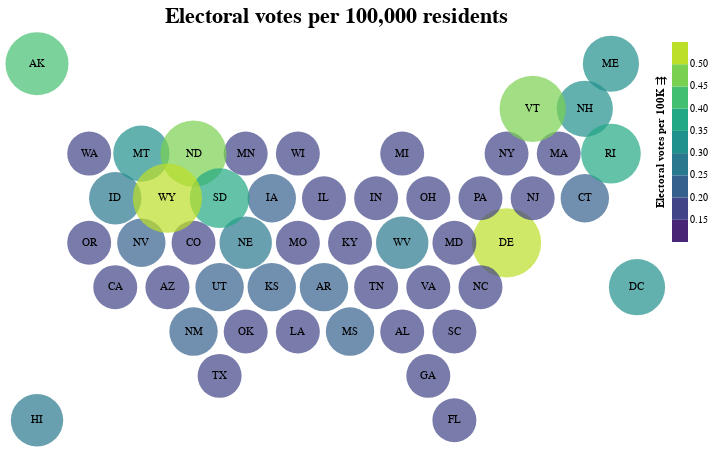

Describe this chart as a Vega-Lite specification.
### Vega specification from a JSON file in a GitHub repository (floating-point values rounded to 4 significant figures)
{"$schema": "https://vega.github.io/schema/vega/v5.json", "background": "white", "padding": 5, "width": 600, "height": 400, "title": {"text": ["Electoral votes per 100,000 residents"], "fontSize": 22, "frame": "group"}, "style": "cell", "data": [{"name": "data-ecb5fec3b20ee88d7fc8408d3e2f51c2", "values": [{"%-electoral_votes": 1.67, "%-population": 1.55, "%-representatives": 1.61, "%-senators": 2, "Electoral votes per 100K": 0.19, "Population": 4779736, "Representatives per 100K": 0.15, "Senators per 100K": 0.04, "State": "Alabama", "State_Abbr": "AL", "States": "Alabama", "centroid_lat": 0.65, "centroid_lon": 15.0, "state_code": "AL", "type": "Feature", "geometry": {"type": "Polygon", "coordinates": [[[14.0, 0.1], [14.0, 1.2], [15.0, 1.8], [16, 1.2], [16, 0.1], [15.0, -0.5], [14.0, 0.1]]]}}, {"%-electoral_votes": 0.56, "%-population": 0.23, "%-representatives": 0.23, "%-senators": 2, "Electoral votes per 100K": 0.42, "Population": 710231, "Representatives per 100K": 0.14, "Senators per 100K": 0.28, "State": "Alaska", "State_Abbr": "AK", "States": "Alaska", "centroid_lat": 10.85, "centroid_lon": 1.0, "state_code": "AK", "type": "Feature", "geometry": {"type": "Polygon", "coordinates": [[[-3.243e-20, 10.3], [0, 11.4], [1.0, 12.0], [2, 11.4], [2, 10.3], [1.0, 9.7], [-3.243e-20, 10.3]]]}}, {"%-electoral_votes": 2.04, "%-population": 2.07, "%-representatives": 2.07, "%-senators": 2, "Electoral votes per 100K": 0.17, "Population": 6392017, "Representatives per 100K": 0.14, "Senators per 100K": 0.03, "State": "Arizona", "State_Abbr": "AZ", "States": "Arizona", "centroid_lat": 2.35, "centroid_lon": 6.0, "state_code": "AZ", "type": "Feature", "geometry": {"type": "Polygon", "coordinates": [[[5.0, 1.8], [5, 2.9], [6.0, 3.5], [7.0, 2.9], [7.0, 1.8], [6.0, 1.2], [5.0, 1.8]]]}}, {"%-electoral_votes": 1.12, "%-population": 0.94, "%-representatives": 0.92, "%-senators": 2, "Electoral votes per 100K": 0.21, "Population": 2915918, "Representatives per 100K": 0.14, "Senators per 100K": 0.07, "State": "Arkansas", "State_Abbr": "AR", "States": "Arkansas", "centroid_lat": 2.35, "centroid_lon": 12.0, "state_code": "AR", "type": "Feature", "geometry": {"type": "Polygon", "coordinates": [[[11.0, 1.8], [11, 2.9], [12, 3.5], [13.0, 2.9], [13.0, 1.8], [12.0, 1.2], [11.0, 1.8]]]}}, {"%-electoral_votes": 10.22, "%-population": 12.07, "%-representatives": 12.18, "%-senators": 2, "Electoral votes per 100K": 0.15, "Population": 37253956, "Representatives per 100K": 0.14, "Senators per 100K": 0.01, "State": "California", "State_Abbr": "CA", "States": "California", "centroid_lat": 2.35, "centroid_lon": 4, "state_code": "CA", "type": "Feature", "geometry": {"type": "Polygon", "coordinates": [[[3.0, 1.8], [3, 2.9], [4, 3.5], [5, 2.9], [5.0, 1.8], [4, 1.2], [3.0, 1.8]]]}}, {"%-electoral_votes": 1.67, "%-population": 1.63, "%-representatives": 1.61, "%-senators": 2, "Electoral votes per 100K": 0.18, "Population": 5029196, "Representatives per 100K": 0.14, "Senators per 100K": 0.04, "State": "Colorado", "State_Abbr": "CO", "States": "Colorado", "centroid_lat": 4.05, "centroid_lon": 7.0, "state_code": "CO", "type": "Feature", "geometry": {"type": "Polygon", "coordinates": [[[6.0, 3.5], [6.0, 4.6], [7.0, 5.2], [8, 4.6], [8.0, 3.5], [7.0, 2.9], [6.0, 3.5]]]}}, {"%-electoral_votes": 1.3, "%-population": 1.16, "%-representatives": 1.15, "%-senators": 2, "Electoral votes per 100K": 0.2, "Population": 3574097, "Representatives per 100K": 0.14, "Senators per 100K": 0.06, "State": "Connecticut", "State_Abbr": "CT", "States": "Connecticut", "centroid_lat": 5.75, "centroid_lon": 22.0, "state_code": "CT", "type": "Feature", "geometry": {"type": "Polygon", "coordinates": [[[21.0, 5.2], [21.0, 6.3], [22.0, 6.9], [23.0, 6.3], [23.0, 5.2], [22.0, 4.6], [21.0, 5.2]]]}}, {"%-electoral_votes": 0.56, "%-population": 0.19, "%-representatives": 0.23, "%-senators": 2, "Electoral votes per 100K": 0.5, "Population": 601723, "Representatives per 100K": 0.17, "Senators per 100K": 0.33, "State": "Delaware", "State_Abbr": "DE", "States": "Delaware", "centroid_lat": 4.05, "centroid_lon": 19.0, "state_code": "DE", "type": "Feature", "geometry": {"type": "Polygon", "coordinates": [[[18.0, 3.5], [18, 4.6], [19, 5.2], [20, 4.6], [20, 3.5], [19.0, 2.9], [18.0, 3.5]]]}}, {"%-electoral_votes": 0.56, "%-population": 0.29, "%-representatives": 0, "%-senators": 0, "Electoral votes per 100K": 0.33, "Population": 897934, "Representatives per 100K": 0, "Senators per 100K": 0, "State": "District of Columbia", "State_Abbr": "DC", "States": "D.C.", "centroid_lat": 2.35, "centroid_lon": 24, "state_code": "DC", "type": "Feature", "geometry": {"type": "Polygon", "coordinates": [[[23, 1.8], [23.0, 2.9], [24, 3.5], [25.0, 2.9], [25.0, 1.8], [24.0, 1.2], [23, 1.8]]]}}, {"%-electoral_votes": 5.39, "%-population": 6.09, "%-representatives": 6.21, "%-senators": 2, "Electoral votes per 100K": 0.15, "Population": 18801310, "Representatives per 100K": 0.14, "Senators per 100K": 0.01, "State": "Florida", "State_Abbr": "FL", "States": "Florida", "centroid_lat": -2.75, "centroid_lon": 17, "state_code": "FL", "type": "Feature", "geometry": {"type": "Polygon", "coordinates": [[[16, -2.2], [17.0, -1.6], [18.0, -2.2], [18, -3.3], [17.0, -3.9], [16, -3.3], [16, -2.2]]]}}, {"%-electoral_votes": 2.97, "%-population": 3.14, "%-representatives": 3.22, "%-senators": 2, "Electoral votes per 100K": 0.17, "Population": 9687653, "Representatives per 100K": 0.14, "Senators per 100K": 0.02, "State": "Georgia", "State_Abbr": "GA", "States": "Georgia", "centroid_lat": -1.05, "centroid_lon": 16, "state_code": "GA", "type": "Feature", "geometry": {"type": "Polygon", "coordinates": [[[15.0, -1.6], [15.0, -0.5], [16, 0.1], [17, -0.5], [17.0, -1.6], [16, -2.2], [15.0, -1.6]]]}}, {"%-electoral_votes": 0.74, "%-population": 0.44, "%-representatives": 0.46, "%-senators": 2, "Electoral votes per 100K": 0.29, "Population": 1360301, "Representatives per 100K": 0.15, "Senators per 100K": 0.15, "State": "Hawaii", "State_Abbr": "HI", "States": "Hawaii", "centroid_lat": -2.75, "centroid_lon": 1.0, "state_code": "HI", "type": "Feature", "geometry": {"type": "Polygon", "coordinates": [[[0, -3.3], [3.194e-20, -2.2], [1.0, -1.6], [2.0, -2.2], [2, -3.3], [1.0, -3.9], [0, -3.3]]]}}, {"%-electoral_votes": 0.74, "%-population": 0.51, "%-representatives": 0.46, "%-senators": 2, "Electoral votes per 100K": 0.26, "Population": 1567582, "Representatives per 100K": 0.13, "Senators per 100K": 0.13, "State": "Idaho", "State_Abbr": "ID", "States": "Idaho", "centroid_lat": 5.75, "centroid_lon": 4, "state_code": "ID", "type": "Feature", "geometry": {"type": "Polygon", "coordinates": [[[3.0, 5.2], [3.0, 6.3], [4, 6.9], [5, 6.3], [5.0, 5.2], [4.0, 4.6], [3.0, 5.2]]]}}, {"%-electoral_votes": 3.72, "%-population": 4.16, "%-representatives": 4.14, "%-senators": 2, "Electoral votes per 100K": 0.16, "Population": 12830632, "Representatives per 100K": 0.14, "Senators per 100K": 0.02, "State": "Illinois", "State_Abbr": "IL", "States": "Illinois", "centroid_lat": 5.75, "centroid_lon": 12, "state_code": "IL", "type": "Feature", "geometry": {"type": "Polygon", "coordinates": [[[11.0, 5.2], [11.0, 6.3], [12.0, 6.9], [13.0, 6.3], [13.0, 5.2], [12.0, 4.6], [11.0, 5.2]]]}}, {"%-electoral_votes": 2.04, "%-population": 2.1, "%-representatives": 2.07, "%-senators": 2, "Electoral votes per 100K": 0.17, "Population": 6483802, "Representatives per 100K": 0.14, "Senators per 100K": 0.03, "State": "Indiana", "State_Abbr": "IN", "States": "Indiana", "centroid_lat": 5.75, "centroid_lon": 14.0, "state_code": "IN", "type": "Feature", "geometry": {"type": "Polygon", "coordinates": [[[13.0, 5.2], [13.0, 6.3], [14.0, 6.9], [15.0, 6.3], [15.0, 5.2], [14.0, 4.6], [13.0, 5.2]]]}}, {"%-electoral_votes": 1.12, "%-population": 0.99, "%-representatives": 0.92, "%-senators": 2, "Electoral votes per 100K": 0.2, "Population": 3046355, "Representatives per 100K": 0.13, "Senators per 100K": 0.07, "State": "Iowa", "State_Abbr": "IA", "States": "Iowa", "centroid_lat": 5.75, "centroid_lon": 10, "state_code": "IA", "type": "Feature", "geometry": {"type": "Polygon", "coordinates": [[[9.0, 5.2], [9.0, 6.3], [10, 6.9], [11.0, 6.3], [11.0, 5.2], [10.0, 4.6], [9.0, 5.2]]]}}, {"%-electoral_votes": 1.12, "%-population": 0.92, "%-representatives": 0.92, "%-senators": 2, "Electoral votes per 100K": 0.21, "Population": 2853118, "Representatives per 100K": 0.14, "Senators per 100K": 0.07, "State": "Kansas", "State_Abbr": "KS", "States": "Kansas", "centroid_lat": 2.35, "centroid_lon": 10, "state_code": "KS", "type": "Feature", "geometry": {"type": "Polygon", "coordinates": [[[9.0, 1.8], [9.0, 2.9], [10, 3.5], [11, 2.9], [11.0, 1.8], [10.0, 1.2], [9.0, 1.8]]]}}, {"%-electoral_votes": 1.49, "%-population": 1.41, "%-representatives": 1.38, "%-senators": 2, "Electoral votes per 100K": 0.18, "Population": 4339367, "Representatives per 100K": 0.14, "Senators per 100K": 0.05, "State": "Kentucky", "State_Abbr": "KY", "States": "Kentucky", "centroid_lat": 4.05, "centroid_lon": 13, "state_code": "KY", "type": "Feature", "geometry": {"type": "Polygon", "coordinates": [[[12, 3.5], [12.0, 4.6], [13.0, 5.2], [14.0, 4.6], [14.0, 3.5], [13.0, 2.9], [12, 3.5]]]}}, {"%-electoral_votes": 1.49, "%-population": 1.47, "%-representatives": 1.38, "%-senators": 2, "Electoral votes per 100K": 0.18, "Population": 4533372, "Representatives per 100K": 0.13, "Senators per 100K": 0.04, "State": "Louisiana", "State_Abbr": "LA", "States": "Louisiana", "centroid_lat": 0.65, "centroid_lon": 11.0, "state_code": "LA", "type": "Feature", "geometry": {"type": "Polygon", "coordinates": [[[10.0, 0.1], [10.0, 1.2], [11.0, 1.8], [12.0, 1.2], [12.0, 0.1], [11.0, -0.5], [10.0, 0.1]]]}}, {"%-electoral_votes": 0.74, "%-population": 0.43, "%-representatives": 0.46, "%-senators": 2, "Electoral votes per 100K": 0.3, "Population": 1328361, "Representatives per 100K": 0.15, "Senators per 100K": 0.15, "State": "Maine", "State_Abbr": "ME", "States": "Maine", "centroid_lat": 10.85, "centroid_lon": 23, "state_code": "ME", "type": "Feature", "geometry": {"type": "Polygon", "coordinates": [[[22.0, 11.4], [23.0, 12.0], [24.0, 11.4], [24.0, 10.3], [23.0, 9.7], [22, 10.3], [22.0, 11.4]]]}}, {"%-electoral_votes": 1.86, "%-population": 1.87, "%-representatives": 1.84, "%-senators": 2, "Electoral votes per 100K": 0.17, "Population": 5773552, "Representatives per 100K": 0.14, "Senators per 100K": 0.03, "State": "Maryland", "State_Abbr": "MD", "States": "Maryland", "centroid_lat": 4.05, "centroid_lon": 17.0, "state_code": "MD", "type": "Feature", "geometry": {"type": "Polygon", "coordinates": [[[16, 3.5], [16.0, 4.6], [17.0, 5.2], [18, 4.6], [18.0, 3.5], [17.0, 2.9], [16, 3.5]]]}}, {"%-electoral_votes": 2.04, "%-population": 2.12, "%-representatives": 2.07, "%-senators": 2, "Electoral votes per 100K": 0.17, "Population": 6547629, "Representatives per 100K": 0.14, "Senators per 100K": 0.03, "State": "Massachusetts", "State_Abbr": "MA", "States": "Massachusetts", "centroid_lat": 7.45, "centroid_lon": 21.0, "state_code": "MA", "type": "Feature", "geometry": {"type": "Polygon", "coordinates": [[[20.0, 6.9], [20.0, 8.0], [21, 8.6], [22.0, 8.0], [22.0, 6.9], [21.0, 6.3], [20.0, 6.9]]]}}, {"%-electoral_votes": 2.97, "%-population": 3.2, "%-representatives": 3.22, "%-senators": 2, "Electoral votes per 100K": 0.16, "Population": 9883640, "Representatives per 100K": 0.14, "Senators per 100K": 0.02, "State": "Michigan", "State_Abbr": "MI", "States": "Michigan", "centroid_lat": 7.45, "centroid_lon": 15, "state_code": "MI", "type": "Feature", "geometry": {"type": "Polygon", "coordinates": [[[14.0, 8.0], [15.0, 8.6], [16.0, 8.0], [16.0, 6.9], [15.0, 6.3], [14.0, 6.9], [14.0, 8.0]]]}}, {"%-electoral_votes": 1.86, "%-population": 1.72, "%-representatives": 1.84, "%-senators": 2, "Electoral votes per 100K": 0.19, "Population": 5303925, "Representatives per 100K": 0.15, "Senators per 100K": 0.04, "State": "Minnesota", "State_Abbr": "MN", "States": "Minnesota", "centroid_lat": 7.45, "centroid_lon": 9.0, "state_code": "MN", "type": "Feature", "geometry": {"type": "Polygon", "coordinates": [[[8.0, 6.9], [8.0, 8.0], [9.0, 8.6], [10.0, 8.0], [10, 6.9], [9.0, 6.3], [8.0, 6.9]]]}}, {"%-electoral_votes": 1.12, "%-population": 0.96, "%-representatives": 0.92, "%-senators": 2, "Electoral votes per 100K": 0.2, "Population": 2967297, "Representatives per 100K": 0.13, "Senators per 100K": 0.07, "State": "Mississippi", "State_Abbr": "MS", "States": "Mississippi", "centroid_lat": 0.65, "centroid_lon": 13, "state_code": "MS", "type": "Feature", "geometry": {"type": "Polygon", "coordinates": [[[12.0, 1.2], [13.0, 1.8], [14.0, 1.2], [14.0, 0.1], [13.0, -0.5], [12.0, 0.1], [12.0, 1.2]]]}}, {"%-electoral_votes": 1.86, "%-population": 1.94, "%-representatives": 1.84, "%-senators": 2, "Electoral votes per 100K": 0.17, "Population": 5988927, "Representatives per 100K": 0.13, "Senators per 100K": 0.03, "State": "Missouri", "State_Abbr": "MO", "States": "Missouri", "centroid_lat": 4.05, "centroid_lon": 11, "state_code": "MO", "type": "Feature", "geometry": {"type": "Polygon", "coordinates": [[[10.0, 4.6], [11.0, 5.2], [12.0, 4.6], [12, 3.5], [11, 2.9], [10, 3.5], [10.0, 4.6]]]}}, {"%-electoral_votes": 0.56, "%-population": 0.32, "%-representatives": 0.23, "%-senators": 2, "Electoral votes per 100K": 0.3, "Population": 989415, "Representatives per 100K": 0.1, "Senators per 100K": 0.2, "State": "Montana", "State_Abbr": "MT", "States": "Montana", "centroid_lat": 7.45, "centroid_lon": 5.0, "state_code": "MT", "type": "Feature", "geometry": {"type": "Polygon", "coordinates": [[[4, 6.9], [4.0, 8.0], [5.0, 8.6], [6, 8.0], [6.0, 6.9], [5, 6.3], [4, 6.9]]]}}, {"%-electoral_votes": 0.93, "%-population": 0.59, "%-representatives": 0.69, "%-senators": 2, "Electoral votes per 100K": 0.27, "Population": 1826341, "Representatives per 100K": 0.16, "Senators per 100K": 0.11, "State": "Nebraska", "State_Abbr": "NE", "States": "Nebraska", "centroid_lat": 4.05, "centroid_lon": 9.0, "state_code": "NE", "type": "Feature", "geometry": {"type": "Polygon", "coordinates": [[[8.0, 3.5], [8, 4.6], [9.0, 5.2], [10.0, 4.6], [10, 3.5], [9.0, 2.9], [8.0, 3.5]]]}}, {"%-electoral_votes": 1.12, "%-population": 0.87, "%-representatives": 0.92, "%-senators": 2, "Electoral votes per 100K": 0.22, "Population": 2700551, "Representatives per 100K": 0.15, "Senators per 100K": 0.07, "State": "Nevada", "State_Abbr": "NV", "States": "Nevada", "centroid_lat": 4.05, "centroid_lon": 5.0, "state_code": "NV", "type": "Feature", "geometry": {"type": "Polygon", "coordinates": [[[4.0, 4.6], [5.0, 5.2], [6.0, 4.6], [6.0, 3.5], [5, 2.9], [4, 3.5], [4.0, 4.6]]]}}, {"%-electoral_votes": 0.74, "%-population": 0.43, "%-representatives": 0.46, "%-senators": 2, "Electoral votes per 100K": 0.3, "Population": 1316470, "Representatives per 100K": 0.15, "Senators per 100K": 0.15, "State": "New Hampshire", "State_Abbr": "NH", "States": "New Hampshire", "centroid_lat": 9.15, "centroid_lon": 22.0, "state_code": "NH", "type": "Feature", "geometry": {"type": "Polygon", "coordinates": [[[21, 8.6], [21.0, 9.7], [22, 10.3], [23.0, 9.7], [23.0, 8.6], [22.0, 8.0], [21, 8.6]]]}}, {"%-electoral_votes": 2.6, "%-population": 2.85, "%-representatives": 2.76, "%-senators": 2, "Electoral votes per 100K": 0.16, "Population": 8791894, "Representatives per 100K": 0.14, "Senators per 100K": 0.02, "State": "New Jersey", "State_Abbr": "NJ", "States": "New Jersey", "centroid_lat": 5.75, "centroid_lon": 20, "state_code": "NJ", "type": "Feature", "geometry": {"type": "Polygon", "coordinates": [[[19, 5.2], [19.0, 6.3], [20.0, 6.9], [21.0, 6.3], [21.0, 5.2], [20, 4.6], [19, 5.2]]]}}, {"%-electoral_votes": 0.93, "%-population": 0.67, "%-representatives": 0.69, "%-senators": 2, "Electoral votes per 100K": 0.24, "Population": 2059179, "Representatives per 100K": 0.15, "Senators per 100K": 0.1, "State": "New Mexico", "State_Abbr": "NM", "States": "New Mexico", "centroid_lat": 0.65, "centroid_lon": 7.0, "state_code": "NM", "type": "Feature", "geometry": {"type": "Polygon", "coordinates": [[[6.0, 0.1], [6.0, 1.2], [7.0, 1.8], [8, 1.2], [8.0, 0.1], [7.0, -0.5], [6.0, 0.1]]]}}, {"%-electoral_votes": 5.39, "%-population": 6.28, "%-representatives": 6.21, "%-senators": 2, "Electoral votes per 100K": 0.15, "Population": 19378102, "Representatives per 100K": 0.14, "Senators per 100K": 0.01, "State": "New York", "State_Abbr": "NY", "States": "New York", "centroid_lat": 7.45, "centroid_lon": 19.0, "state_code": "NY", "type": "Feature", "geometry": {"type": "Polygon", "coordinates": [[[18.0, 6.9], [18.0, 8.0], [19.0, 8.6], [20.0, 8.0], [20.0, 6.9], [19.0, 6.3], [18.0, 6.9]]]}}, {"%-electoral_votes": 2.79, "%-population": 3.09, "%-representatives": 2.99, "%-senators": 2, "Electoral votes per 100K": 0.16, "Population": 9535483, "Representatives per 100K": 0.14, "Senators per 100K": 0.02, "State": "North Carolina", "State_Abbr": "NC", "States": "North Carolina", "centroid_lat": 2.35, "centroid_lon": 18.0, "state_code": "NC", "type": "Feature", "geometry": {"type": "Polygon", "coordinates": [[[17.0, 1.8], [17.0, 2.9], [18.0, 3.5], [19.0, 2.9], [19.0, 1.8], [18.0, 1.2], [17.0, 1.8]]]}}, {"%-electoral_votes": 0.56, "%-population": 0.22, "%-representatives": 0.23, "%-senators": 2, "Electoral votes per 100K": 0.45, "Population": 672591, "Representatives per 100K": 0.15, "Senators per 100K": 0.3, "State": "North Dakota", "State_Abbr": "ND", "States": "North Dakota", "centroid_lat": 7.45, "centroid_lon": 7.0, "state_code": "ND", "type": "Feature", "geometry": {"type": "Polygon", "coordinates": [[[6.0, 6.9], [6, 8.0], [7.0, 8.6], [8.0, 8.0], [8.0, 6.9], [7.0, 6.3], [6.0, 6.9]]]}}, {"%-electoral_votes": 3.35, "%-population": 3.74, "%-representatives": 3.68, "%-senators": 2, "Electoral votes per 100K": 0.16, "Population": 11536504, "Representatives per 100K": 0.14, "Senators per 100K": 0.02, "State": "Ohio", "State_Abbr": "OH", "States": "Ohio", "centroid_lat": 5.75, "centroid_lon": 16, "state_code": "OH", "type": "Feature", "geometry": {"type": "Polygon", "coordinates": [[[15.0, 5.2], [15.0, 6.3], [16.0, 6.9], [17.0, 6.3], [17.0, 5.2], [16.0, 4.6], [15.0, 5.2]]]}}, {"%-electoral_votes": 1.3, "%-population": 1.22, "%-representatives": 1.15, "%-senators": 2, "Electoral votes per 100K": 0.19, "Population": 3751351, "Representatives per 100K": 0.13, "Senators per 100K": 0.05, "State": "Oklahoma", "State_Abbr": "OK", "States": "Oklahoma", "centroid_lat": 0.65, "centroid_lon": 9.0, "state_code": "OK", "type": "Feature", "geometry": {"type": "Polygon", "coordinates": [[[8.0, 0.1], [8, 1.2], [9.0, 1.8], [10.0, 1.2], [10.0, 0.1], [9.0, -0.5], [8.0, 0.1]]]}}, {"%-electoral_votes": 1.3, "%-population": 1.24, "%-representatives": 1.15, "%-senators": 2, "Electoral votes per 100K": 0.18, "Population": 3831074, "Representatives per 100K": 0.13, "Senators per 100K": 0.05, "State": "Oregon", "State_Abbr": "OR", "States": "Oregon", "centroid_lat": 4.05, "centroid_lon": 3, "state_code": "OR", "type": "Feature", "geometry": {"type": "Polygon", "coordinates": [[[2.0, 4.6], [3.0, 5.2], [4.0, 4.6], [4, 3.5], [3, 2.9], [2.0, 3.5], [2.0, 4.6]]]}}, {"%-electoral_votes": 3.72, "%-population": 4.11, "%-representatives": 4.14, "%-senators": 2, "Electoral votes per 100K": 0.16, "Population": 12702379, "Representatives per 100K": 0.14, "Senators per 100K": 0.02, "State": "Pennsylvania", "State_Abbr": "PA", "States": "Pennsylvania", "centroid_lat": 5.75, "centroid_lon": 18, "state_code": "PA", "type": "Feature", "geometry": {"type": "Polygon", "coordinates": [[[17.0, 5.2], [17.0, 6.3], [18.0, 6.9], [19.0, 6.3], [19, 5.2], [18, 4.6], [17.0, 5.2]]]}}, {"%-electoral_votes": 0.74, "%-population": 0.34, "%-representatives": 0.46, "%-senators": 2, "Electoral votes per 100K": 0.38, "Population": 1052567, "Representatives per 100K": 0.19, "Senators per 100K": 0.19, "State": "Rhode Island", "State_Abbr": "RI", "States": "Rhode Island", "centroid_lat": 7.45, "centroid_lon": 23.0, "state_code": "RI", "type": "Feature", "geometry": {"type": "Polygon", "coordinates": [[[22.0, 8.0], [23.0, 8.6], [24.0, 8.0], [24.0, 6.9], [23.0, 6.3], [22.0, 6.9], [22.0, 8.0]]]}}, {"%-electoral_votes": 1.67, "%-population": 1.5, "%-representatives": 1.61, "%-senators": 2, "Electoral votes per 100K": 0.19, "Population": 4625364, "Representatives per 100K": 0.15, "Senators per 100K": 0.04, "State": "South Carolina", "State_Abbr": "SC", "States": "South Carolina", "centroid_lat": 0.65, "centroid_lon": 17, "state_code": "SC", "type": "Feature", "geometry": {"type": "Polygon", "coordinates": [[[16, 0.1], [16, 1.2], [17.0, 1.8], [18.0, 1.2], [18.0, 0.1], [17, -0.5], [16, 0.1]]]}}, {"%-electoral_votes": 0.56, "%-population": 0.26, "%-representatives": 0.23, "%-senators": 2, "Electoral votes per 100K": 0.37, "Population": 814180, "Representatives per 100K": 0.12, "Senators per 100K": 0.25, "State": "South Dakota", "State_Abbr": "SD", "States": "South Dakota", "centroid_lat": 5.75, "centroid_lon": 8.0, "state_code": "SD", "type": "Feature", "geometry": {"type": "Polygon", "coordinates": [[[7.0, 6.3], [8.0, 6.9], [9.0, 6.3], [9.0, 5.2], [8, 4.6], [7.0, 5.2], [7.0, 6.3]]]}}, {"%-electoral_votes": 2.04, "%-population": 2.06, "%-representatives": 2.07, "%-senators": 2, "Electoral votes per 100K": 0.17, "Population": 6346105, "Representatives per 100K": 0.14, "Senators per 100K": 0.03, "State": "Tennessee", "State_Abbr": "TN", "States": "Tennessee", "centroid_lat": 2.35, "centroid_lon": 14, "state_code": "TN", "type": "Feature", "geometry": {"type": "Polygon", "coordinates": [[[13.0, 2.9], [14.0, 3.5], [15.0, 2.9], [15.0, 1.8], [14.0, 1.2], [13.0, 1.8], [13.0, 2.9]]]}}, {"%-electoral_votes": 7.06, "%-population": 8.14, "%-representatives": 8.28, "%-senators": 2, "Electoral votes per 100K": 0.15, "Population": 25145561, "Representatives per 100K": 0.14, "Senators per 100K": 0.01, "State": "Texas", "State_Abbr": "TX", "States": "Texas", "centroid_lat": -1.05, "centroid_lon": 8, "state_code": "TX", "type": "Feature", "geometry": {"type": "Polygon", "coordinates": [[[7, -1.6], [7.0, -0.5], [8.0, 0.1], [9.0, -0.5], [9.0, -1.6], [8.0, -2.2], [7, -1.6]]]}}, {"%-electoral_votes": 1.12, "%-population": 0.9, "%-representatives": 0.92, "%-senators": 2, "Electoral votes per 100K": 0.22, "Population": 2763885, "Representatives per 100K": 0.14, "Senators per 100K": 0.07, "State": "Utah", "State_Abbr": "UT", "States": "Utah", "centroid_lat": 2.35, "centroid_lon": 8.0, "state_code": "UT", "type": "Feature", "geometry": {"type": "Polygon", "coordinates": [[[7.0, 2.9], [8.0, 3.5], [9.0, 2.9], [9.0, 1.8], [8, 1.2], [7.0, 1.8], [7.0, 2.9]]]}}, {"%-electoral_votes": 0.56, "%-population": 0.2, "%-representatives": 0.23, "%-senators": 2, "Electoral votes per 100K": 0.48, "Population": 625741, "Representatives per 100K": 0.16, "Senators per 100K": 0.32, "State": "Vermont", "State_Abbr": "VT", "States": "Vermont", "centroid_lat": 9.15, "centroid_lon": 20.0, "state_code": "VT", "type": "Feature", "geometry": {"type": "Polygon", "coordinates": [[[19.0, 8.6], [19.0, 9.7], [20.0, 10.3], [21.0, 9.7], [21, 8.6], [20.0, 8.0], [19.0, 8.6]]]}}, {"%-electoral_votes": 2.42, "%-population": 2.59, "%-representatives": 2.53, "%-senators": 2, "Electoral votes per 100K": 0.16, "Population": 8001024, "Representatives per 100K": 0.14, "Senators per 100K": 0.02, "State": "Virginia", "State_Abbr": "VA", "States": "Virginia", "centroid_lat": 2.35, "centroid_lon": 16.0, "state_code": "VA", "type": "Feature", "geometry": {"type": "Polygon", "coordinates": [[[15.0, 2.9], [16, 3.5], [17.0, 2.9], [17.0, 1.8], [16, 1.2], [15.0, 1.8], [15.0, 2.9]]]}}, {"%-electoral_votes": 2.23, "%-population": 2.18, "%-representatives": 2.3, "%-senators": 2, "Electoral votes per 100K": 0.18, "Population": 6724540, "Representatives per 100K": 0.15, "Senators per 100K": 0.03, "State": "Washington", "State_Abbr": "WA", "States": "Washington", "centroid_lat": 7.45, "centroid_lon": 3, "state_code": "WA", "type": "Feature", "geometry": {"type": "Polygon", "coordinates": [[[2.0, 8.0], [3, 8.6], [4.0, 8.0], [4, 6.9], [3.0, 6.3], [2, 6.9], [2.0, 8.0]]]}}, {"%-electoral_votes": 0.93, "%-population": 0.6, "%-representatives": 0.69, "%-senators": 2, "Electoral votes per 100K": 0.27, "Population": 1852994, "Representatives per 100K": 0.16, "Senators per 100K": 0.11, "State": "West Virginia", "State_Abbr": "WV", "States": "West Virginia", "centroid_lat": 4.05, "centroid_lon": 15.0, "state_code": "WV", "type": "Feature", "geometry": {"type": "Polygon", "coordinates": [[[14.0, 3.5], [14.0, 4.6], [15.0, 5.2], [16.0, 4.6], [16, 3.5], [15.0, 2.9], [14.0, 3.5]]]}}, {"%-electoral_votes": 1.86, "%-population": 1.84, "%-representatives": 1.84, "%-senators": 2, "Electoral votes per 100K": 0.18, "Population": 5686986, "Representatives per 100K": 0.14, "Senators per 100K": 0.04, "State": "Wisconsin", "State_Abbr": "WI", "States": "Wisconsin", "centroid_lat": 7.45, "centroid_lon": 11.0, "state_code": "WI", "type": "Feature", "geometry": {"type": "Polygon", "coordinates": [[[10.0, 8.0], [11.0, 8.6], [12.0, 8.0], [12.0, 6.9], [11.0, 6.3], [10, 6.9], [10.0, 8.0]]]}}, {"%-electoral_votes": 0.56, "%-population": 0.18, "%-representatives": 0.23, "%-senators": 2, "Electoral votes per 100K": 0.53, "Population": 563626, "Representatives per 100K": 0.18, "Senators per 100K": 0.35, "State": "Wyoming", "State_Abbr": "WY", "States": "Wyoming", "centroid_lat": 5.75, "centroid_lon": 6.0, "state_code": "WY", "type": "Feature", "geometry": {"type": "Polygon", "coordinates": [[[5.0, 5.2], [5, 6.3], [6.0, 6.9], [7.0, 6.3], [7.0, 5.2], [6.0, 4.6], [5.0, 5.2]]]}}]}, {"name": "data_1", "source": "data-ecb5fec3b20ee88d7fc8408d3e2f51c2", "transform": [{"type": "extent", "field": "Electoral votes per 100K", "signal": "layer_0_bin_maxbins_8_Electoral_votes_per_100K_extent"}, {"type": "bin", "field": "Electoral votes per 100K", "as": ["bin_maxbins_8_Electoral votes per 100K", "bin_maxbins_8_Electoral votes per 100K_end"], "signal": "layer_0_bin_maxbins_8_Electoral_votes_per_100K_bins", "extent": {"signal": "layer_0_bin_maxbins_8_Electoral_votes_per_100K_extent"}, "maxbins": 8}, {"type": "geojson", "fields": ["centroid_lon", "centroid_lat"], "signal": "layer_0_geojson_0"}, {"type": "geopoint", "projection": "projection", "fields": ["centroid_lon", "centroid_lat"], "as": ["layer_0_x", "layer_0_y"]}, {"type": "filter", "expr": "isValid(datum[\"bin_maxbins_8_Electoral votes per 100K\"]) && isFinite(+datum[\"bin_maxbins_8_Electoral votes per 100K\"])"}]}, {"name": "data_2", "source": "data-ecb5fec3b20ee88d7fc8408d3e2f51c2", "transform": [{"type": "geojson", "fields": ["centroid_lon", "centroid_lat"], "signal": "layer_1_geojson_0"}, {"type": "geopoint", "projection": "projection", "fields": ["centroid_lon", "centroid_lat"], "as": ["layer_1_x", "layer_1_y"]}]}], "projections": [{"name": "projection", "size": {"signal": "[width, height]"}, "fit": {"signal": "[layer_0_geojson_0, layer_1_geojson_0]"}}], "marks": [{"name": "layer_0_marks", "type": "symbol", "style": ["circle"], "from": {"data": "data_1"}, "encode": {"update": {"opacity": {"value": 0.7}, "fill": {"signal": "scale(\"color\", 0.5 * datum[\"bin_maxbins_8_Electoral votes per 100K\"] + 0.5 * datum[\"bin_maxbins_8_Electoral votes per 100K_end\"])"}, "tooltip": {"signal": "{\"State\": isValid(datum[\"State\"]) ? datum[\"State\"] : \"\"+datum[\"State\"], \"Electoral votes per 100K\": format(datum[\"Electoral votes per 100K\"], \"\"), \"%-population\": format(datum[\"%-population\"], \"\"), \"%-electoral_votes\": format(datum[\"%-electoral_votes\"], \"\")}"}, "ariaRoleDescription": {"value": "circle"}, "description": {"signal": "\"Electoral votes ⇶: \" + (!isValid(datum[\"bin_maxbins_8_Electoral votes per 100K\"]) || !isFinite(+datum[\"bin_maxbins_8_Electoral votes per 100K\"]) ? \"null\" : format(datum[\"bin_maxbins_8_Electoral votes per 100K\"], \"\") + \" – \" + format(datum[\"bin_maxbins_8_Electoral votes per 100K_end\"], \"\")) + \"; centroid_lat: \" + (format(datum[\"centroid_lat\"], \"\")) + \"; centroid_lon: \" + (format(datum[\"centroid_lon\"], \"\")) + \"; Electoral votes per 100K (binned): \" + (!isValid(datum[\"bin_maxbins_8_Electoral votes per 100K\"]) || !isFinite(+datum[\"bin_maxbins_8_Electoral votes per 100K\"]) ? \"null\" : format(datum[\"bin_maxbins_8_Electoral votes per 100K\"], \"\") + \" – \" + format(datum[\"bin_maxbins_8_Electoral votes per 100K_end\"], \"\")) + \"; State: \" + (isValid(datum[\"State\"]) ? datum[\"State\"] : \"\"+datum[\"State\"]) + \"; Electoral votes per 100K: \" + (format(datum[\"Electoral votes per 100K\"], \"\")) + \"; %-population: \" + (format(datum[\"%-population\"], \"\")) + \"; %-electoral_votes: \" + (format(datum[\"%-electoral_votes\"], \"\"))"}, "x": {"field": "layer_0_x"}, "y": {"field": "layer_0_y"}, "size": {"signal": "scale(\"size\", 0.5 * datum[\"bin_maxbins_8_Electoral votes per 100K\"] + 0.5 * datum[\"bin_maxbins_8_Electoral votes per 100K_end\"])"}, "shape": {"value": "circle"}}}}, {"name": "layer_1_marks", "type": "text", "style": ["text"], "from": {"data": "data_2"}, "encode": {"update": {"fill": {"value": "black"}, "description": {"signal": "\"centroid_lat: \" + (format(datum[\"centroid_lat\"], \"\")) + \"; centroid_lon: \" + (format(datum[\"centroid_lon\"], \"\")) + \"; state_code: \" + (isValid(datum[\"state_code\"]) ? datum[\"state_code\"] : \"\"+datum[\"state_code\"])"}, "x": {"field": "layer_1_x"}, "y": {"field": "layer_1_y"}, "text": {"signal": "isValid(datum[\"state_code\"]) ? datum[\"state_code\"] : \"\"+datum[\"state_code\"]"}, "align": {"value": "center"}, "baseline": {"value": "middle"}}}}], "scales": [{"name": "color", "type": "bin-ordinal", "range": {"scheme": "viridis"}, "bins": {"signal": "layer_0_bin_maxbins_8_Electoral_votes_per_100K_bins"}, "interpolate": "hcl"}, {"name": "size", "type": "linear", "domain": {"signal": "[layer_0_bin_maxbins_8_Electoral_votes_per_100K_bins.start, layer_0_bin_maxbins_8_Electoral_votes_per_100K_bins.stop]"}, "range": [500, 5000], "bins": {"signal": "layer_0_bin_maxbins_8_Electoral_votes_per_100K_bins"}, "zero": true}], "legends": [{"orient": "right", "title": "Electoral votes per 100K ⇶", "titleOrient": "left", "fill": "color", "symbolType": "circle", "encode": {"symbols": {"update": {"opacity": {"value": 0.7}}}}}], "config": {"style": {"cell": {"stroke": null}}}}
